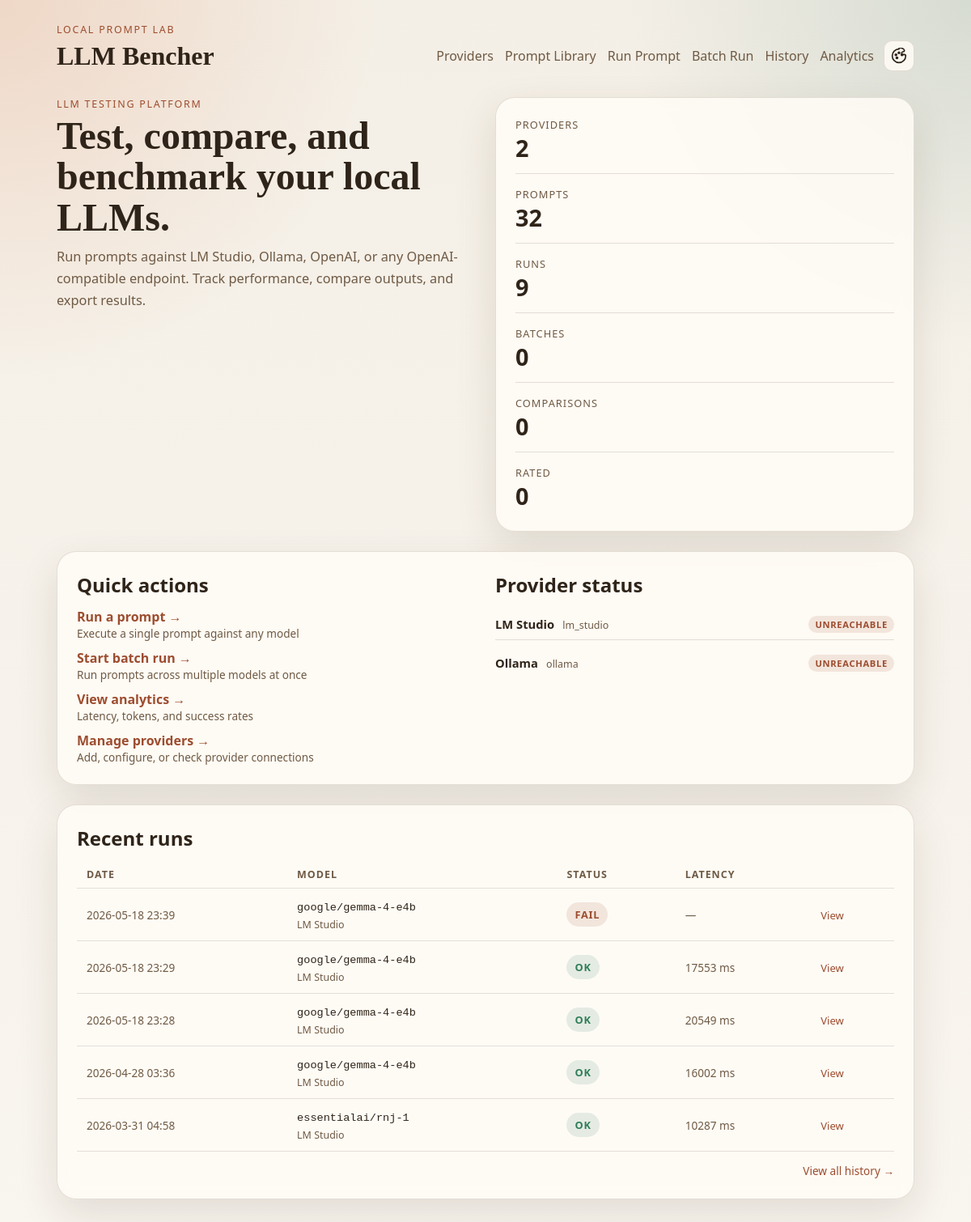
The page / on the database its author committed.
### llm_bencher/models.py (models this page shows)
class TimestampMixin:
    created_at: Mapped[datetime] = mapped_column(
        DateTime(timezone=True),
        default=utc_now,
        nullable=False,
    )
    updated_at: Mapped[datetime] = mapped_column(
        DateTime(timezone=True),
        default=utc_now,
        onupdate=utc_now,
        nullable=False,
    )

class Provider(TimestampMixin, Base):
    __tablename__ = "providers"
    id: Mapped[int] = mapped_column(Integer, primary_key=True)
    slug: Mapped[str] = mapped_column(String(50), unique=True, nullable=False)
    name: Mapped[str] = mapped_column(String(100), nullable=False)
    kind: Mapped[ProviderKind] = mapped_column(Enum(ProviderKind), nullable=False)
    base_url: Mapped[str] = mapped_column(String(255), nullable=False)
    api_key: Mapped[str | None] = mapped_column(String(255))
    is_enabled: Mapped[bool] = mapped_column(Boolean, default=True, nullable=False)
    is_default: Mapped[bool] = mapped_column(Boolean, default=False, nullable=False)
    is_connected: Mapped[bool] = mapped_column(Boolean, default=False, nullable=False)
    last_health_check_at: Mapped[datetime | None] = mapped_column(DateTime(timezone=True))
    last_error: Mapped[str | None] = mapped_column(Text)
    models: Mapped[list["ProviderModel"]] = relationship(
        back_populates="provider",
        cascade="all, delete-orphan",
    )
    runs: Mapped[list["Run"]] = relationship(back_populates="provider")

class Run(TimestampMixin, Base):
    __tablename__ = "runs"
    __table_args__ = (
        Index("ix_runs_status_created_at", "status", "created_at"),
        Index("ix_runs_created_at", "created_at"),
    )
    id: Mapped[int] = mapped_column(Integer, primary_key=True)
    provider_id: Mapped[int] = mapped_column(
        ForeignKey("providers.id"), nullable=False, index=True
    )
    provider_model_id: Mapped[int | None] = mapped_column(
        ForeignKey("provider_models.id"), index=True
    )
    prompt_id: Mapped[int | None] = mapped_column(ForeignKey("prompt_definitions.id"))
    batch_id: Mapped[int | None] = mapped_column(ForeignKey("batch_runs.id"), index=True)
    status: Mapped[RunStatus] = mapped_column(
        Enum(RunStatus),
        default=RunStatus.PENDING,
        nullable=False,
    )
    model_identifier: Mapped[str] = mapped_column(String(255), nullable=False, index=True)
    model_name: Mapped[str | None] = mapped_column(String(255))
    system_prompt: Mapped[str | None] = mapped_column(Text)
    user_prompt: Mapped[str] = mapped_column(Text, nullable=False)
    template_inputs: Mapped[dict[str, Any]] = mapped_column(JSON, default=dict, nullable=False)
    temperature: Mapped[float | None] = mapped_column(Float)
    max_tokens: Mapped[int | None] = mapped_column(Integer)
    started_at: Mapped[datetime | None] = mapped_column(DateTime(timezone=True))
    completed_at: Mapped[datetime | None] = mapped_column(DateTime(timezone=True))
    failure_message: Mapped[str | None] = mapped_column(Text)
    provider: Mapped["Provider"] = relationship(back_populates="runs")
    provider_model: Mapped["ProviderModel"] = relationship(back_populates="runs")
    prompt: Mapped["PromptDefinition"] = relationship(back_populates="runs")
    batch: Mapped["BatchRun | None"] = relationship(back_populates="runs")
    result: Mapped["RunResult"] = relationship(
        back_populates="run",
        cascade="all, delete-orphan",
        uselist=False,
    )
    rating: Mapped["RunRating | None"] = relationship(
        back_populates="run",
        cascade="all, delete-orphan",
        uselist=False,
    )

class RunResult(Base):
    __tablename__ = "run_results"
    id: Mapped[int] = mapped_column(Integer, primary_key=True)
    run_id: Mapped[int] = mapped_column(ForeignKey("runs.id"), unique=True, nullable=False)
    raw_output_text: Mapped[str] = mapped_column(Text, nullable=False)
    response_metadata: Mapped[dict[str, Any]] = mapped_column(JSON, default=dict, nullable=False)
    latency_ms: Mapped[int | None] = mapped_column(Integer)
    prompt_tokens: Mapped[int | None] = mapped_column(Integer)
    completion_tokens: Mapped[int | None] = mapped_column(Integer)
    total_tokens: Mapped[int | None] = mapped_column(Integer)
    raw_payload: Mapped[dict[str, Any]] = mapped_column(JSON, default=dict, nullable=False)
    created_at: Mapped[datetime] = mapped_column(
        DateTime(timezone=True),
        default=utc_now,
        nullable=False,
    )
    run: Mapped["Run"] = relationship(back_populates="result")

### llm_bencher/web/routes.py (the view)
@router.get("/", response_class=HTMLResponse)
def home(request: Request) -> HTMLResponse:
    session_factory = request.app.state.session_factory
    with session_factory() as session:
        counts = _summary_counts(session)
        recent_runs = session.scalars(
            select(Run)
            .options(
                selectinload(Run.provider),
                selectinload(Run.result),
            )
            .order_by(Run.created_at.desc())
            .limit(5)
        ).all()
        providers = session.scalars(
            select(Provider).order_by(Provider.name)
        ).all()
    return _render(
        request, "home.html",
        counts=counts,
        recent_runs=recent_runs,
        providers=providers,
    )

### llm_bencher/templates/home.html (shortened to what this page needs)
{% extends "base.html" %}
{% block content %}
<section class="hero">
  <div>
    <p class="eyebrow">LLM Testing Platform</p>
    <h1>Test, compare, and benchmark your local LLMs.</h1>
    <p class="lede">
      Run prompts against LM Studio, Ollama, OpenAI, or any OpenAI-compatible endpoint.
      Track performance, compare outputs, and export results.
    </p>
  </div>
  <div class="panel stat-grid">
    <article>
      <span class="stat-label">Providers</span>
      <strong>{{ counts.providers }}</strong>
    </article>
    <article>
      <span class="stat-label">Prompts</span>
      <strong>{{ counts.prompts }}</strong>
    </article>
    <article>
      <span class="stat-label">Runs</span>
      <strong>{{ counts.runs }}</strong>
    </article>
    <article>
      <span class="stat-label">Batches</span>
      <strong>{{ counts.batches }}</strong>
    </article>
    <article>
      <span class="stat-label">Comparisons</span>
      <strong>{{ counts.comparisons }}</strong>
    </article>
    <article>
      <span class="stat-label">Rated</span>
      <strong>{{ counts.rated }}</strong>
    </article>
  </div>
</section>
<section class="panel section-grid">
  <article>
    <h2>Quick actions</h2>
    <ul style="list-style:none;padding:0;margin:0;">
      <li style="margin-bottom:10px;">
        <a href="{{ url_for('new_run_page') }}" style="color:var(--accent);text-decoration:none;font-weight:600;">Run a prompt &rarr;</a>
        <span style="display:block;font-size:0.85rem;color:var(--muted);">Execute a single prompt against any model</span>
      </li>
      <li style="margin-bottom:10px;">
        <a href="{{ url_for('batch_run_page') }}" style="color:var(--accent);text-decoration:none;font-weight:600;">Start batch run &rarr;</a>
        <span style="display:block;font-size:0.85rem;color:var(--muted);">Run prompts across multiple models at once</span>
      </li>
      <li style="margin-bottom:10px;">
        <a href="{{ url_for('analytics_page') }}" style="color:var(--accent);text-decoration:none;font-weight:600;">View analytics &rarr;</a>
        <span style="display:block;font-size:0.85rem;color:var(--muted);">Latency, tokens, and success rates</span>
      </li>
      <li>
        <a href="{{ url_for('providers_page') }}" style="color:var(--accent);text-decoration:none;font-weight:600;">Manage providers &rarr;</a>
        <span style="display:block;font-size:0.85rem;color:var(--muted);">Add, configure, or check provider connections</span>
      </li>
    </ul>
  </article>
  <article>
    <h2>Provider status</h2>
    {% if providers %}
    <ul style="list-style:none;padding:0;margin:0;">
      {% for p in providers %}
      <li style="display:flex;justify-content:space-between;align-items:center;padding:8px 0;{% if not loop.last %}border-bottom:1px solid var(--border);{% endif %}">
        <div>
          <strong style="font-size:0.92rem;">{{ p.name }}</strong>
          <span style="font-size:0.78rem;color:var(--muted);margin-left:6px;">{{ p.kind.value }}</span>
        </div>
        <div>
          {% if p.is_connected %}
          <span class="badge badge-ready" style="font-size:0.7rem;padding:3px 8px;">Connected</span>
          {% elif p.last_health_check_at %}
          <span class="badge badge-error" style="font-size:0.7rem;padding:3px 8px;">Unreachable</span>
          {% else %}
          <span class="badge badge-muted" style="font-size:0.7rem;padding:3px 8px;">Not checked</span>
          {% endif %}
        </div>
      </li>
      {% endfor %}
    </ul>
    {% else %}
    <p style="color:var(--muted);font-size:0.9rem;">No providers configured.</p>
    {% endif %}
  </article>
</section>
{% if recent_runs %}
<section class="panel">
  <h2>Recent runs</h2>
  <table style="width:100%;border-collapse:collapse;">
    <thead>
      <tr style="border-bottom:1px solid var(--border);text-align:left;">
        <th style="padding:8px 12px;font-size:0.78rem;text-transform:uppercase;letter-spacing:0.08em;color:var(--muted);">Date</th>
        <th style="padding:8px 12px;font-size:0.78rem;text-transform:uppercase;letter-spacing:0.08em;color:var(--muted);">Model</th>
        <th style="padding:8px 12px;font-size:0.78rem;text-transform:uppercase;letter-spacing:0.08em;color:var(--muted);">Status</th>
        <th style="padding:8px 12px;font-size:0.78rem;text-transform:uppercase;letter-spacing:0.08em;color:var(--muted);">Latency</th>
        <th style="padding:8px 12px;"></th>
      </tr>
    </thead>
    <tbody>
      {% for run in recent_runs %}
      <tr style="border-bottom:1px solid var(--border);">
        <td style="padding:10px 12px;font-size:0.85rem;color:var(--muted);">{{ run.created_at.strftime("%Y-%m-%d %H:%M") }}</td>
        <td style="padding:10px 12px;">
          <code style="font-size:0.85rem;">{{ run.model_name or run.model_identifier }}</code>
          {% if run.provider %}<br><span style="font-size:0.78rem;color:var(--muted);">{{ run.provider.name }}</span>{% endif %}
        </td>
        <td style="padding:10px 12px;">
          {% if run.status.value == "succeeded" %}
          <span class="badge badge-ready">OK</span>
          {% elif run.status.value == "failed" %}
          <span class="badge badge-error">Fail</span>
          {% else %}
          <span class="badge badge-muted">{{ run.status.value | capitalize }}</span>
          {% endif %}
        </td>
        <td style="padding:10px 12px;font-size:0.85rem;color:var(--muted);">
          {% if run.result and run.result.latency_ms is not none %}{{ run.result.latency_ms }} ms{% else %}&mdash;{% endif %}
        </td>
        <td style="padding:10px 12px;">
          <a href="{{ url_for('run_detail_page', run_id=run.id) }}" style="font-size:0.82rem;color:var(--accent);text-decoration:none;">View</a>
        </td>
      </tr>
      {% endfor %}
    </tbody>
  </table>
  <div style="margin-top:12px;text-align:right;">
    <a href="{{ url_for('history_page') }}" style="font-size:0.85rem;color:var(--accent);text-decoration:none;">View all history &rarr;</a>
  </div>
</section>
{% endif %}
{% endblock %}

### llm_bencher/static/css/app.css (style rules this page uses)
:root, :root[data-theme="sepia"] { --bg: #f4efe6; --bg-accent: #ead9c7; --surface: rgba(255, 252, 246, 0.85); --surface-strong: #fffaf2; --border: rgba(75, 47, 24, 0.14); --text: #2f2419; --muted: #6f5a44; --accent: #9d4d2f; --accent-soft: #d66d3a; --ready: #2f7d5b; --shadow: 0 18px 50px rgba(58, 38, 20, 0.12); --body-bg: radial-gradient(circle at top left, rgba(214, 109, 58, 0.18), transparent 24%), radial-gradient(circle at top right, rgba(61, 120, 107, 0.16), transparent 22%), linear-gradient(180deg, var(--bg) 0%, #f9f5ef 100%); font-family: "Aptos", "Trebuchet MS", "Segoe UI", sans-serif; }
* { box-sizing: border-box; }
body { margin: 0; color: var(--text); background: var(--body-bg, var(--bg)); transition: background-color 0.2s ease, color 0.2s ease; }
a { color: inherit; }
.eyebrow { margin: 0 0 6px; color: var(--accent); font-size: 0.78rem; letter-spacing: 0.14em; text-transform: uppercase; }
.hero, .section-grid, .section-header, .card-list { display: grid; gap: 24px; }
.hero, .section-grid { grid-template-columns: repeat(auto-fit, minmax(280px, 1fr)); }
.hero h1, .section-header h1 { margin: 0; font-family: "Georgia", "Times New Roman", serif; font-size: clamp(2rem, 4vw, 3.6rem); line-height: 1.05; }
.lede { margin: 10px 0 0; max-width: 62ch; color: var(--muted); font-size: 1.02rem; line-height: 1.65; }
.panel { padding: 24px; border: 1px solid var(--border); border-radius: 24px; background: var(--surface); box-shadow: var(--shadow); backdrop-filter: blur(10px); }
.stat-grid { display: grid; gap: 16px; }
.stat-grid article { padding-bottom: 12px; border-bottom: 1px solid var(--border); }
.stat-grid article:last-child { border-bottom: 0; padding-bottom: 0; }
.stat-label, dt { display: block; color: var(--muted); font-size: 0.8rem; letter-spacing: 0.08em; text-transform: uppercase; }
strong { font-size: 1.8rem; }
ul { margin: 0; padding-left: 20px; }
li + li { margin-top: 8px; }
.card-head h2, .panel h2 { margin: 0 0 12px; }
.badge { display: inline-flex; align-items: center; padding: 6px 10px; border-radius: 999px; font-size: 0.8rem; font-weight: 700; text-transform: uppercase; letter-spacing: 0.06em; }
.badge-ready { background: rgba(47, 125, 91, 0.12); color: var(--ready); }
.badge-error { background: rgba(157, 77, 47, 0.12); color: var(--accent); }

### rows shown on the page
Provider: name "LM Studio", kind.value "lm_studio", is_connected "UNREACHABLE"
Provider: name "Ollama", kind.value "ollama", is_connected "UNREACHABLE"
Run: created_at "2026-05-18 23:39", model_name "google/gemma-4-e4b", provider.name "LM Studio", status "FAIL"
Run: created_at "2026-05-18 23:29", model_name "google/gemma-4-e4b", provider.name "LM Studio", status "OK", result.latency_ms "17553"
Run: created_at "2026-05-18 23:28", model_name "google/gemma-4-e4b", provider.name "LM Studio", status "OK", result.latency_ms "20549"
Run: created_at "2026-04-28 03:36", model_name "google/gemma-4-e4b", provider.name "LM Studio", status "OK", result.latency_ms "16002"
Run: created_at "2026-03-31 04:58", model_name "essentialai/rnj-1", provider.name "LM Studio", status "OK", result.latency_ms "10287"

### other values the page prints
{{ app_name }} "LLM Bencher"
{{ counts.providers }} "2"
{{ counts.prompts }} "32"
{{ counts.runs }} "9"
{{ counts.batches }} "0"
{{ counts.comparisons }} "0"
{{ counts.rated }} "0"
